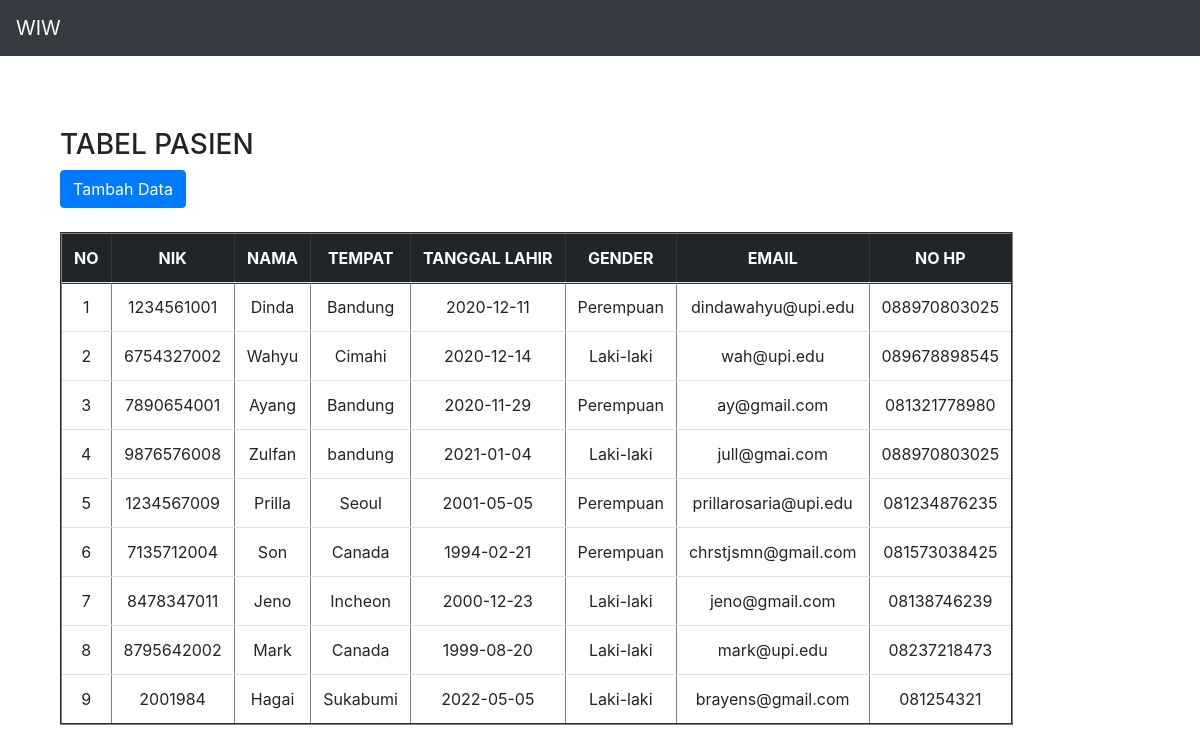
The page / on the database its author committed.
### tables this page shows
CREATE TABLE `pasien` (
  `id` int(11) NOT NULL,
  `nik` varchar(100) NOT NULL,
  `nama` varchar(100) NOT NULL,
  `tempat` varchar(100) NOT NULL,
  `tl` varchar(100) NOT NULL,
  `gender` varchar(10) NOT NULL,
  `email` varchar(100) NOT NULL,
  `telp` varchar(100) NOT NULL
);

### presenter/ProsesPasien.php (called while the page is built, shortened)
<?php
class ProsesPasien implements KontrakPresenter
{
	private $tabelpasien;
	private $data = [];
	function ProsesPasien()
	{
		try {
			$db_host = "localhost";
			$db_user = "root";
			$db_password = "";
			$db_name = "pasien";
			$this->tabelpasien = new TabelPasien($db_host, $db_user, $db_password, $db_name);
			$this->data = array();
		} catch (Exception $e) {
			echo "wiw error" . $e->getMessage();
		}
	}
	function prosesDataPasien()
	{
		try {
			$this->tabelpasien->open();
			$this->tabelpasien->getPasien();
			while ($row = $this->tabelpasien->getResult()) {
				$this->data[] = $row;
			}
		} catch (Exception $e) {
			echo "wiw error part 2" . $e->getMessage();
		}
	}
	function getNik($i)
	{
		return $this->data[$i]['nik'];
	}
	function getNama($i)
	{
		return $this->data[$i]['nama'];
	}
	function getTempat($i)
	{
		return $this->data[$i]['tempat'];
	}
	function getTl($i)
	{
		return $this->data[$i]['tl'];
	}
	function getGender($i)
	{
		return $this->data[$i]['gender'];
	}
	function getEmail($i)
	{
		return $this->data[$i]['email'];
	}
	function getTelp($i)
	{
		return $this->data[$i]['telp'];
	}
	function getSize()
	{
		return sizeof($this->data);
	}
}

### index.php (called while the page is built, shortened)
<?php
include("model/Template.class.php");
include("model/DB.class.php");
include("view/TampilPasien.php");
$tp = new TampilPasien();
$data = $tp->tampil();

### model/DB.class.php (called while the page is built, shortened)
<?php
class DB
{
	var $db_host = '';
	var $db_user = '';
	var $db_password = '';
	var $db_name = '';
	var $db_link = '';
	function DB($db_host = '', $db_user = '', $db_password = '', $db_name = '')
	{
		$this->db_host = $db_host;
		$this->db_user = $db_user;
		$this->db_password = $db_password;
		$this->db_name = $db_name;
	}
	function open()
	{
		$this->db_link = mysqli_connect($this->db_host, $this->db_user, $this->db_password, $this->db_name);
	}
	function execute($query = "")
	{
		$this->result = mysqli_query($this->db_link, $query);
		return $this->result;
	}
}

### model/TabelPasien.class.php (called while the page is built, shortened)
<?php
class TabelPasien extends DB
{
	function getPasien()
	{
		$query = "SELECT * FROM pasien";
		return $this->execute($query);
	}
}

### view/TampilPasien.php (the view, shortened to what this page needs)
<?php
include("presenter/ProsesPasien.php");
class TampilPasien implements KontrakView
{
	private $prosespasien;
	function TampilPasien()
	{
		$this->prosespasien = new ProsesPasien();
	}
	function tampil()
	{
		$this->prosespasien->prosesDataPasien();
		$data = null;
		for ($i = 0; $i < $this->prosespasien->getSize(); $i++) {
			$no = $i + 1;
			$data .= "<tr>
			<td>" . $no . "</td>
			<td>" . $this->prosespasien->getNik($i) . "</td>
			<td>" . $this->prosespasien->getNama($i) . "</td>
			<td>" . $this->prosespasien->getTempat($i) . "</td>
			<td>" . $this->prosespasien->getTl($i) . "</td>
			<td>" . $this->prosespasien->getGender($i) . "</td>
			<td>" . $this->prosespasien->getEmail($i) . "</td>
			<td>" . $this->prosespasien->getTelp($i) . "</td>";
		}
	}
}

### model/Template.class.php (shortened to what this page needs)
<?php
class Template{
	var $content = '';
	function Template($filename = ''){
		$this->content = implode('', @file($filename));
	}
	function clear(){
		$this->content = preg_replace("/DATA_[A-Z|_|0-9]+/", "", $this->content);
	}
	function write(){
		print $this->content;
	}
	function replace($old = '', $new = ''){
		if(is_int($new)){
			$value = sprintf("%d", $new);
		}elseif(is_float($new)){
			$value = sprintf("%f", $new);
		}elseif(is_array($new)){
			$value = '';
			foreach( $new as $item){
				$value .= $item. '';
			}
		}else{
			$value = $new;
		}
		$this->content = preg_replace("/$old/",  $value, $this->content);
	}
}

### rows shown on the page
pasien: no "1", nik "1234561001", nama "Dinda", tempat "Bandung", tl "2020-12-11", gender "Perempuan", email "dindawahyu@upi.edu", telp "088970803025"
pasien: no "2", nik "6754327002", nama "Wahyu", tempat "Cimahi", tl "2020-12-14", gender "Laki-laki", email "wah@upi.edu", telp "089678898545"
pasien: no "3", nik "7890654001", nama "Ayang", tempat "Bandung", tl "2020-11-29", gender "Perempuan", email "ay@gmail.com", telp "081321778980"
pasien: no "4", nik "9876576008", nama "Zulfan", tempat "bandung", tl "2021-01-04", gender "Laki-laki", email "jull@gmai.com", telp "088970803025"
pasien: no "5", nik "1234567009", nama "Prilla", tempat "Seoul", tl "2001-05-05", gender "Perempuan", email "prillarosaria@upi.edu", telp "081234876235"
pasien: no "6", nik "7135712004", nama "Son", tempat "Canada", tl "1994-02-21", gender "Perempuan", email "chrstjsmn@gmail.com", telp "081573038425"
pasien: no "7", nik "8478347011", nama "Jeno", tempat "Incheon", tl "2000-12-23", gender "Laki-laki", email "jeno@gmail.com", telp "08138746239"
pasien: no "8", nik "8795642002", nama "Mark", tempat "Canada", tl "1999-08-20", gender "Laki-laki", email "mark@upi.edu", telp "08237218473"
pasien: no "9", nik "2001984", nama "Hagai", tempat "Sukabumi", tl "2022-05-05", gender "Laki-laki", email "brayens@gmail.com", telp "081254321"

### other values the page prints
$this->content "WIW TABEL PASIEN Tambah Data NO NIK NAMA TEMPAT TANGGAL LAHIR GENDER EMAIL NO HP"
